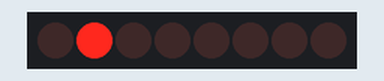
Simulated run of this sketch. Board: Arduino Uno, built with avr-gcc and run on an emulated ATmega328P. Shown: 8 shift-register outputs drawn as a row of LEDs (first output left, lit = HIGH). Wiring (inferred from the names in the program): shift register (74HC595): data pin 7; shift clock pin 8; latch pin 9. Wiring (inferred from the signals the program sends): row of LEDs: on Q0, Q1, Q2, Q3, Q4, Q5, Q6, Q7.

Above: at 0.1 s.
At 0.6 s:
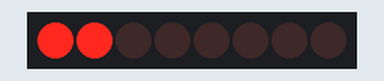
Timing chart, 0 to 3.0 s (numbered marks = the images above):
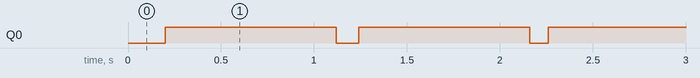

Measured:
- by itself, Q0: alternates HIGH for 0.96 s and LOW for 0.10 s
- by itself, everything shown: repeats every 2.1 s, in 4 steps

The sketch:

spi_74595.ino
```cpp
#define DATA 7
#define CLK 8
#define LATCH 9

int value_74595= 0x03;
void setup() {
  Serial.begin(9600);
  // put your setup code here, to run once:
  for (int i = 0; i < 3; i++) {
    pinMode(DATA + i, OUTPUT);
  }
  spi_74595(value_74595);
}
int count = 0;
int count_variable = 0;
int pwm_duty = 1;
void loop() {
  // put your main code here, to run repeatedly:
  count++;
  count_variable++;
  if(count ==100){
    count = 0;
    value_74595 |= 0x01;
    spi_74595(value_74595);
  }
  else if(count == pwm_duty)
  {
    value_74595 &= ~0x01;
    spi_74595(value_74595);
  }
  if(count_variable == 100)
  {
    count_variable = 0;
    pwm_duty++;

    if(pwm_duty==99)
    {
      pwm_duty = 1;
    }
  }
  delayMicroseconds(100);
}
void spi_74595(unsigned char data){
  for (int i = 0; i < 8; i++) {
    if (data & (0x80 >> i))
    {
      digitalWrite(DATA, HIGH);
    }
    else
    {
      digitalWrite(DATA, LOW);
    }
    digitalWrite(CLK, HIGH);
    digitalWrite(CLK, LOW);
  }
  digitalWrite(LATCH, HIGH);
  digitalWrite(LATCH, LOW);
}
```
